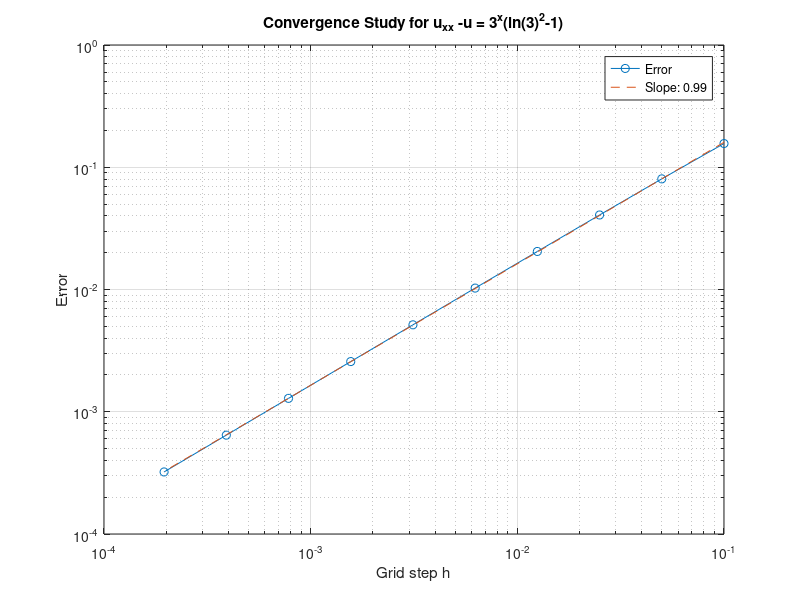

This figure's MATLAB source:
h_values = 0.1 ./ (2.^(0:10-1)); 
errors = zeros(size(h_values)); 

for i = 1:length(h_values)
    h = h_values(i);

    x = (0:h:1)';
    m = length(x);
    e = ones(m, 1);
    
    Dxx = spdiags([e (-2*e - h*h*e) e], [-1 0 1], m, m);


    Dxx(1,1) = 1+h*h;
    Dxx(m,m) = 1+h*h;
    Dxx(1,2) =1;
    Dxx(m, m-1)=1;
    %disp(Dxx)
    
    Dxx = Dxx / h^2;

    f = 3.^x * (log(3)*log(3)-1);
    f(1) = f(1) + 2*1/h^2
    f(m) = f(m) + 2*3/h^2
    u_numerical = Dxx \ f;


    u_analytical = 3.^x;
    
    errors(i) = max(abs(u_numerical - u_analytical));
end


figure;
loglog(h_values, errors, '-o');
xlabel('Grid step h');
ylabel('Error');
title('Convergence Study for u_{xx} -u = 3^{x}(ln(3)^2-1)');
grid on;


p = polyfit(log(h_values), log(errors), 1);
hold on;
loglog(h_values, exp(polyval(p, log(h_values))), '--', 'DisplayName', sprintf('Slope: %.2f', p(1)));
legend('Error', sprintf('Slope: %.2f', p(1)), 'Location', 'best');
hold off;
exportgraphics(gcf, "6d2.png", 'Resolution', 300);